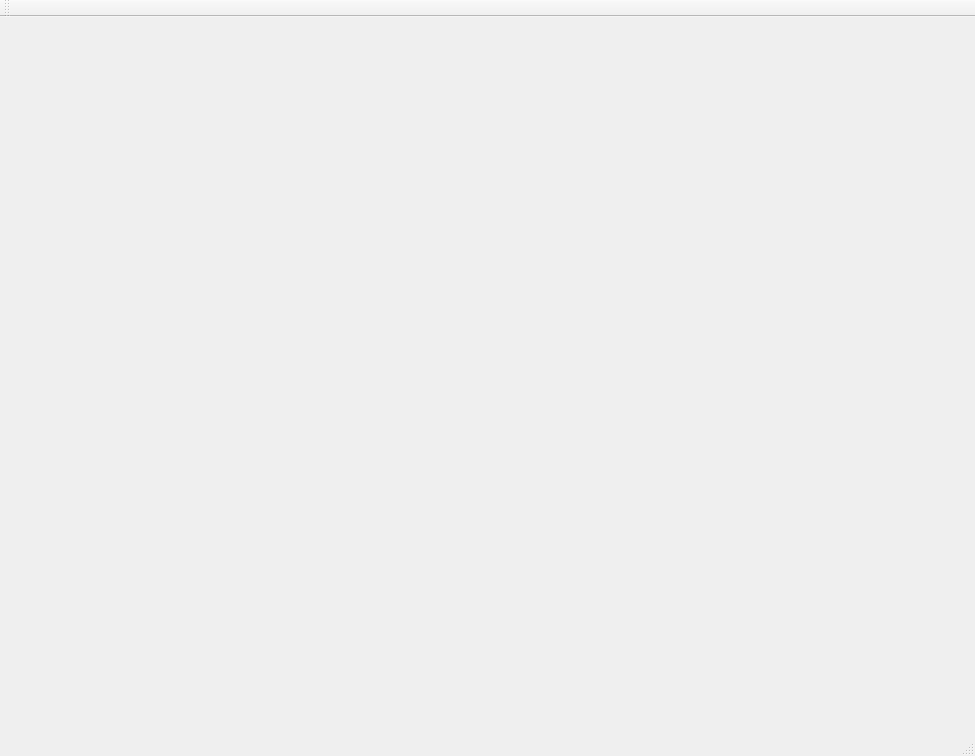
<?xml version="1.0" encoding="UTF-8"?>
<ui version="4.0">
 <class>TimerManageClass</class>
 <widget class="QMainWindow" name="TimerManageClass">
  <property name="geometry">
   <rect>
    <x>0</x>
    <y>0</y>
    <width>975</width>
    <height>756</height>
   </rect>
  </property>
  <property name="windowTitle">
   <string>TimerManage</string>
  </property>
  <widget class="QWidget" name="centralWidget"/>
  <widget class="QMenuBar" name="menuBar">
   <property name="geometry">
    <rect>
     <x>0</x>
     <y>0</y>
     <width>975</width>
     <height>26</height>
    </rect>
   </property>
  </widget>
  <widget class="QToolBar" name="mainToolBar">
   <attribute name="toolBarArea">
    <enum>TopToolBarArea</enum>
   </attribute>
   <attribute name="toolBarBreak">
    <bool>false</bool>
   </attribute>
  </widget>
  <widget class="QStatusBar" name="statusBar"/>
 </widget>
 <layoutdefault spacing="6" margin="11"/>
 <resources>
  <include location="TimerManage.qrc"/>
 </resources>
 <connections/>
</ui>
